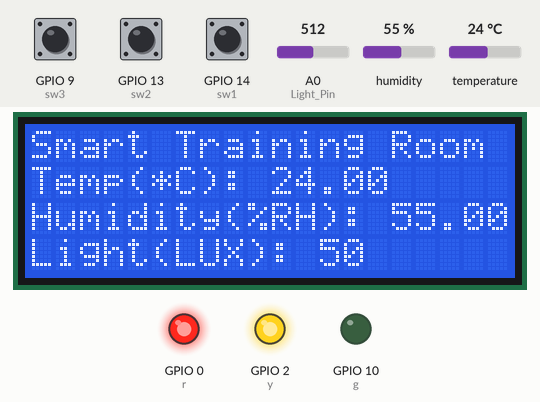
The sketch below on a simulated ESP8266 (NodeMCU). On the bench: 20×4 character LCD, output pins drawn as LEDs (lit = HIGH). Inputs (shaded band) come from the test bench; at power-on: GPIO 14 (sw1) HIGH, GPIO 9 (sw3) HIGH, GPIO 13 (sw2) HIGH, A0 (Light_Pin) = 512, humidity 55 %, temperature 24 °C. WiFi joins after 1.5 s; servers stay silent unless stated; the local clock reads 2024-03-15 10:24:30 at power-on unless the sketch sets it; random numbers use the default seed unless the sketch sets one; no MQTT or app messages arrive unless stated; what the sketch prints to the serial monitor is not drawn. At 8.1 s the program restarts the board; the recording ends there.

Above: at 2.7 s.
2.8 s: GPIO 14 (sw1) pulled LOW for 0.15 s
At 3.4 s:
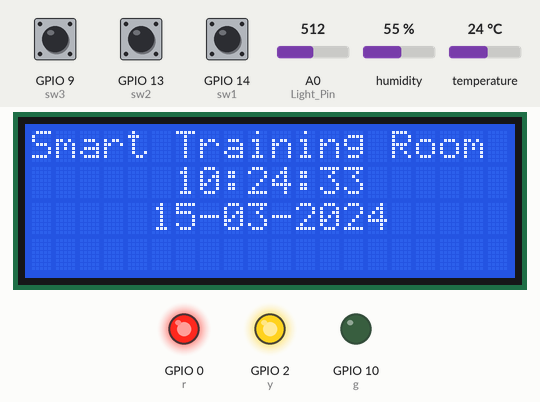
6.5 s: GPIO 9 (sw3) pulled LOW for 0.15 s
At 7.8 s:
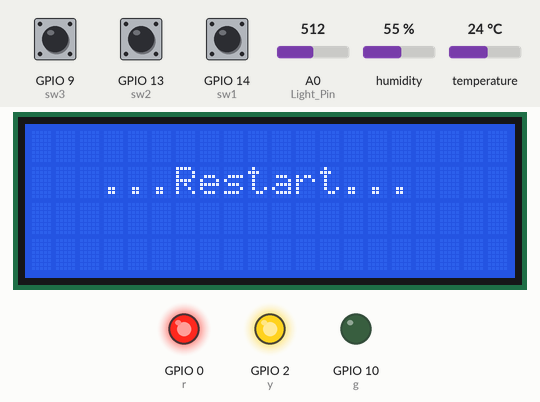
Timing chart, 0 to 8.1 s (numbered marks = the images above; inputs shaded):
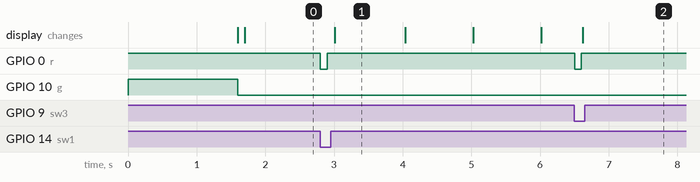

Measured:
- after the input at 2.8 s, GPIO 0 (r): HIGH → LOW at once, → HIGH 0.10 s later; the display: changes after 0.21 s (image 1)
- after the input at 6.5 s, GPIO 0 (r): HIGH → LOW at once, → HIGH 0.10 s later
- what the display in image 1 shows lasts 1.0 s, from 3.0 s to 4.0 s

The sketch:

test4.ino
```cpp
#include <ESP8266WiFi.h>
#include <PubSubClient.h>
#include "DHT.h"
#include <Wire.h>
#include <LiquidCrystal_I2C.h>
#include <NTPClient.h>
#include <WiFiUdp.h>
#include <time.h>

// Update these with values suitable for your network.

const char* ssid = "Visitor";
const char* password = "security";
const char* mqtt_server = "163.50.57.25";

WiFiClient espClient;
PubSubClient client(espClient);
LiquidCrystal_I2C lcd(0x27, 20, 4);
long lastMsg = 0;
long lastMsg2 = 0;
long lastMsg3 = 0;
char msg[50];
//int value = 0;
int wait = 0;

//sensor
// dht22
#define DHTPIN 12
#define DHTTYPE DHT22
DHT dht(DHTPIN, DHTTYPE);
float temperature;
float humidity;

//light
int lux;
float ADC_value = 0.0048828125;
float LDR_value;
int Light_Pin = A0;
//sw
int sw1 = 14;
int sw2 = 13;
int sw3 = 9;
int stateButton = 2;
//LED
int r = 0;
int y = 2;
int g = 10;

// Config time
int timezone = 7;
char ntp_server1[20] = "163.50.57.25";
int dst = 0;

String NowString() {
  time_t now1 = time(nullptr);
  struct tm* newtime = localtime(&now1);

  String tmpNow = "";
  tmpNow += "  ";
  if((newtime->tm_hour)<10){
    tmpNow += "0"+String(newtime->tm_hour);
  }else{
    tmpNow += String(newtime->tm_hour);
  }
  tmpNow += ":";
  if((newtime->tm_min)<10){
    tmpNow += "0"+String(newtime->tm_min);
  }else{
    tmpNow += String(newtime->tm_min);
  }
  tmpNow += ":";
  if((newtime->tm_sec)<10){
    tmpNow += "0"+String(newtime->tm_sec);
  }else{
    tmpNow += String(newtime->tm_sec);
  }
  return tmpNow;
}

String NowString2() {
  time_t now1 = time(nullptr);
  struct tm* newtime = localtime(&now1);

  String tmpNow = " ";
  if((newtime->tm_mday)<10){
    tmpNow += "0"+String(newtime->tm_mday);
  }else{
    tmpNow += String(newtime->tm_mday);
  }
  tmpNow += "-";
  if((newtime->tm_mon + 1)<10){
    tmpNow += "0"+String(newtime->tm_mon + 1);
  }else{
    tmpNow += String(newtime->tm_mon + 1);
  }
  tmpNow += "-";
  tmpNow += String(newtime->tm_year + 1900);
  return tmpNow;
}

void setup_wifi() {

  delay(10);
  // We start by connecting to a WiFi network
  Serial.println();
  Serial.print("Connecting to ");
  Serial.println(ssid);

  WiFi.begin(ssid, password);

  while (WiFi.status() != WL_CONNECTED) {
    //Serial.println("wifi status = " + (String)WiFi.status());
    delay(500);
    Serial.print(".");
    wait++;
    if(wait == 10){
      ESP.restart();
    }
  }
  randomSeed(micros());

  Serial.println("");
  Serial.println("WiFi connected");
  Serial.println("IP address: ");
  Serial.println(WiFi.localIP());
}

void callback(char* topic, byte* payload, unsigned int length) {
  Serial.print("Message arrived [");
  Serial.print(topic);
  Serial.print("] ");
  for (int i = 0; i < length; i++) {
    Serial.print((char)payload[i]);
  }

  Serial.println();

  // Switch on the LED if an 1 was received as first character
  if ((char)payload[0] == '1') {
    digitalWrite(BUILTIN_LED, LOW);   // Turn the LED on (Note that LOW is the voltage level
    // but actually the LED is on; this is because
    // it is active low on the ESP-01)
  } else {
    digitalWrite(BUILTIN_LED, HIGH);  // Turn the LED off by making the voltage HIGH
  }

}

void reconnect() {
  // Loop until we're reconnected
  while (!client.connected()) {
    Serial.print("Attempting MQTT connection...");
    // Create a random client ID
    String clientId = "ESP8266Client-";
    clientId += String(random(0xffff), HEX);
    // Attempt to connect
    if (client.connect(clientId.c_str())) {
      Serial.println("connected");
      // Once connected, publish an announcement...
      client.publish("outTopic", "hello world");
      // ... and resubscribe
      client.subscribe("inTopic");
    } else {
      Serial.print("failed, rc=");
      Serial.print(client.state());
      Serial.println(" try again in 5 seconds");
      // Wait 5 seconds before retrying
      ESP.restart();
      delay(5000);
    }
  }
}

void setup() {
  dht.begin();
  pinMode(sw1,INPUT_PULLUP);
  pinMode(sw2,INPUT_PULLUP);
  pinMode(sw3,INPUT_PULLUP);
  stateButton = 2;

  //LED
  pinMode(r, OUTPUT);
  pinMode(y, OUTPUT);
  pinMode(g, OUTPUT);
  digitalWrite(r, 1);
  digitalWrite(g, 1);
  digitalWrite(y, 1);

  pinMode(BUILTIN_LED, OUTPUT);     // Initialize the BUILTIN_LED pin as an output
  Serial.begin(115200);
  setup_wifi();
  client.setServer(mqtt_server, 1883);
  client.setCallback(callback);
  pinMode(Light_Pin,INPUT);
  lcd.begin();
  lcd.clear();
  lcd.setCursor(0, 0);
  lcd.print("Smart Training Room");

  configTime(timezone * 3600, dst, ntp_server1);

}

void loop() {
  int button1 = digitalRead(sw1);
  int button2 = digitalRead(sw2);
  int button3 = digitalRead(sw3);
  if(button1 == 0){
    digitalWrite(r, 0);
    delay(100);
    digitalWrite(r, 1); //1 คือ ไฟปิด
     lcd.setCursor(0, 1);
     lcd.print("                    ");
     lcd.setCursor(0, 2);
     lcd.print("                    ");
     lcd.setCursor(0, 3);
     lcd.print("                    ");
    stateButton = 1;

  }
  if(button2 == 0){
    digitalWrite(r, 0);
    delay(100);
    digitalWrite(r, 1); //1 คือ ไฟปิด
    stateButton = 2;
  }
  if(button3 == 0){
    digitalWrite(r, 0);
    delay(100);
    digitalWrite(r, 1); //1 คือ ไฟปิด
    stateButton = 3;
  }
  //delay(100);

  if(stateButton == 1 || stateButton == 2){
    digitalWrite(g, 0);  // 0 คือไฟเปิด
  }


  //Serial.println("wifi status = " + (String)WiFi.status());
  if(WiFi.status() == 0 || WiFi.status() == 1 || WiFi.status() == 4 || WiFi.status() == 5 || WiFi.status() == 6 ){
    ESP.restart();
  }

  if (!client.connected()) {
    reconnect();
  }

  client.loop();

  long now1 = millis();
  long now2 = millis();
  long now3 = millis();

    // DHT22
    humidity  = dht.readHumidity();
    temperature = dht.readTemperature();
    //Light
    LDR_value=analogRead(Light_Pin);
    lux=int((250.000000/(ADC_value*LDR_value))-50.000000);


    if(stateButton == 1){
      //if (now3 - lastMsg3 > 1000) {
        //lastMsg3 = now3;
        lcd.setCursor(4, 1);
        lcd.print(NowString());
        lcd.setCursor(4, 2);
        lcd.print(NowString2());
     // }
    }
    //LCD----------------
    if (now2 - lastMsg2 > 500) {
      lastMsg2 = now2;
      if(stateButton == 2){
        lcd.setCursor(0, 1);
        lcd.print("Temp(*C): "+String(temperature));
        lcd.setCursor(0, 2);
        lcd.print("Humidity(%RH): "+String(humidity));
        lcd.setCursor(0, 3);
        if(lux<10){
          lcd.print("Light(LUX): "+String(lux)+"       ");
        }
        if(lux>=10 && lux<100){
          lcd.print("Light(LUX): "+String(lux)+"      ");
        }
        if(lux>=100 && lux<1000){
          lcd.print("Light(LUX): "+String(lux)+"     ");
        }
        if(lux>=1000 && lux<10000){
          lcd.print("Light(LUX): "+String(lux)+"    ");
        }
        if(lux>=10000 && lux<=100000){
          lcd.print("Light(LUX): "+String(lux)+"   ");
        }
        if(lux>100000){
          lcd.print("Light(LUX): NAN     ");
        }
      }
    }

    if(stateButton == 3){
      lcd.clear();
      lcd.setCursor(0, 1);
      lcd.print("   ...Restart...    ");
      delay(1500);
      ESP.restart();
    }

    Serial.println("Temp = "+ String(temperature));
    Serial.println("Humi = " + String(humidity));
    Serial.println("Lux = " + String(lux));

    String light_status;
    if(lux<40){
      light_status = "Light is off";
    }
    if(lux>150){
      light_status = "Light is on";
    }
    //MQTT
    if (now1 - lastMsg > 1000) {
      lastMsg = now1;
      snprintf (msg, 50, "%f",temperature);
      client.publish("Get_Temp", msg);
      snprintf (msg, 50, "%f",humidity);
      client.publish("Get_Humi", msg);
      snprintf (msg, 50, "%ld",lux);
      client.publish("Get_Light", msg);
      snprintf (msg, 50, "%s",light_status.c_str());
      client.publish("light_status", msg);
  }
}
```
